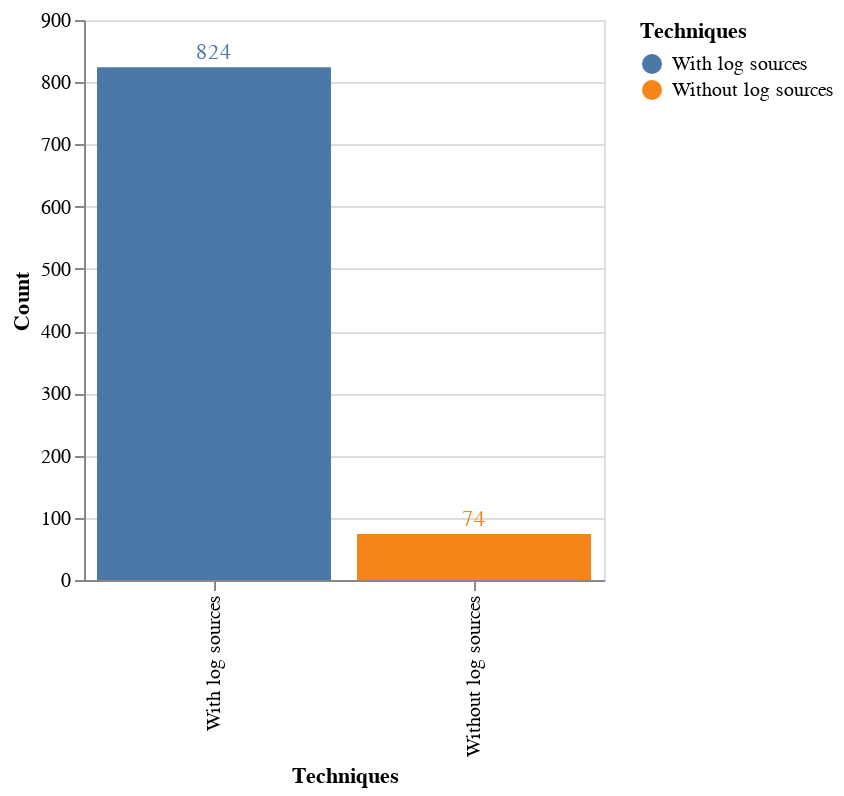

Notebook code cell kept with this figure:
### Markdown cell above
## Visualize Techniques With and Without Log Sources

This mirrors the legacy “with/without data sources” view, but using `log_sources_count` instead.

### Code cell
dist2 = pd.DataFrame(
    {
        'Techniques': ['Without log sources', 'With log sources'],
        'Count': [int((df['log_sources_count'] == 0).sum()), int((df['log_sources_count'] > 0).sum())],
    }
)

bars = alt.Chart(dist2).mark_bar().encode(x='Techniques', y='Count', color='Techniques').properties(width=260, height=280)
text = bars.mark_text(align='center', baseline='bottom', dy=-2).encode(text='Count')
(bars + text)

### Figure 1 — Vega-Lite specification as saved in the notebook (floating-point values rounded to 4 significant figures)
{"config": {"view": {"continuousWidth": 300, "continuousHeight": 300}}, "layer": [{"mark": {"type": "bar"}, "encoding": {"color": {"field": "Techniques", "type": "nominal"}, "x": {"field": "Techniques", "type": "nominal"}, "y": {"field": "Count", "type": "quantitative"}}}, {"mark": {"type": "text", "align": "center", "baseline": "bottom", "dy": -2}, "encoding": {"color": {"field": "Techniques", "type": "nominal"}, "text": {"field": "Count", "type": "quantitative"}, "x": {"field": "Techniques", "type": "nominal"}, "y": {"field": "Count", "type": "quantitative"}}}], "data": {"name": "data-cca6b60bead423c3ebb02773dc892970"}, "height": 280, "width": 260, "$schema": "https://vega.github.io/schema/vega-lite/v6.1.0.json", "datasets": {"data-cca6b60bead423c3ebb02773dc892970": [{"Techniques": "Without log sources", "Count": 74}, {"Techniques": "With log sources", "Count": 824}]}}
